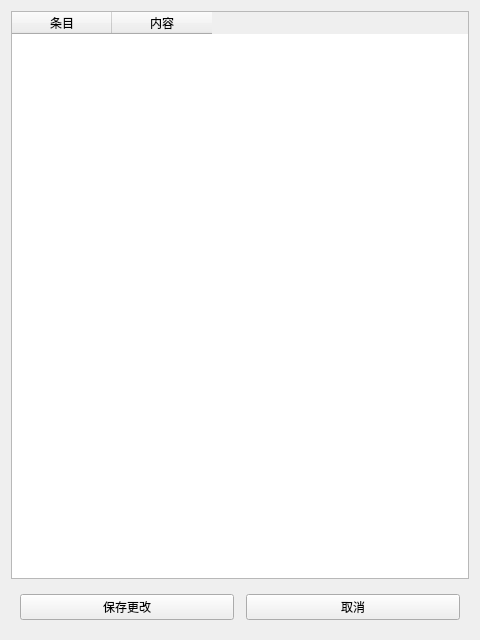
<?xml version="1.0" encoding="UTF-8"?>
<ui version="4.0">
 <class>detailWindow</class>
 <widget class="QWidget" name="detailWindow">
  <property name="geometry">
   <rect>
    <x>0</x>
    <y>0</y>
    <width>480</width>
    <height>640</height>
   </rect>
  </property>
  <property name="windowTitle">
   <string>Form</string>
  </property>
  <layout class="QVBoxLayout" name="verticalLayout">
   <item>
    <widget class="QTableWidget" name="detail">
     <column>
      <property name="text">
       <string>条目</string>
      </property>
     </column>
     <column>
      <property name="text">
       <string>内容</string>
      </property>
     </column>
    </widget>
   </item>
   <item>
    <widget class="QWidget" name="buttonZone" native="true">
     <layout class="QHBoxLayout" name="horizontalLayout">
      <property name="spacing">
       <number>12</number>
      </property>
      <item>
       <widget class="QPushButton" name="saveModify">
        <property name="text">
         <string>保存更改</string>
        </property>
       </widget>
      </item>
      <item>
       <widget class="QPushButton" name="cancel">
        <property name="text">
         <string>取消</string>
        </property>
       </widget>
      </item>
     </layout>
    </widget>
   </item>
  </layout>
 </widget>
 <resources/>
 <connections/>
</ui>
